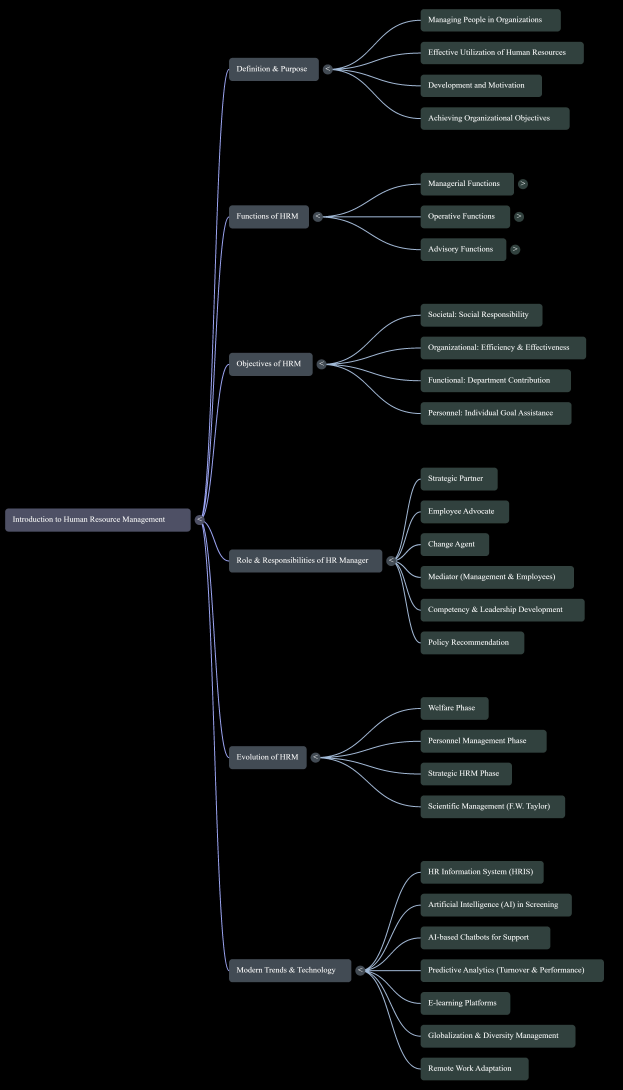
#> input picture temp_ela.jpg, 3738 x 6536 px (shown at 1/6 size); its folder holds only this picture in this run
$ python -i main.py   (imports and definitions only)
#> lines starting #> are read from the running program, lines starting #| are printed output that depends on the picture; after the words box and inside, x2 and y2 are one past the last pixel; in counts of white or black regions, pixels touching at a corner belong together
### database.py
import sqlite3

DB_NAME = "obvioscopic_cases.db"

def initialize_database():
    """Initializes the SQLite database with the correct modern schema structure."""
    conn = sqlite3.connect(DB_NAME)
    cursor = conn.cursor()

    # Create table with all required structural columns including timestamp defaults
    cursor.execute("""
        CREATE TABLE IF NOT EXISTS cases (
            case_id INTEGER PRIMARY KEY AUTOINCREMENT,
            case_name TEXT NOT NULL,
            target_file_path TEXT NOT NULL,
            creation_timestamp DATETIME DEFAULT CURRENT_TIMESTAMP
        )
    """)
    conn.commit()
    conn.close()

# Run initialization immediately when imported
initialize_database()

### main.py
import os
import cv2
import numpy as np
import tkinter as tk
from PIL import Image, ImageChops, ImageEnhance

# Import your case management dashboard layout class
from ui_dashboard import ObvioscopicDashboard, CLR_BG_DARK

class ObvioscopicEngine:
    def __init__(self, image_path):
#> called with image_path = 'temp_ela.jpg'
        self.image_path = image_path
        self.img_cv = cv2.imread(image_path)
#> self.img_cv is the input picture: shape (6536, 3738, 3); mean B, G, R 12.4, 12.2, 10.1
        if self.img_cv is None:
            raise ValueError(f"Could not open or read image: {image_path}")

    # [37 lines left out: functions analyze_mic, analyze_ela, not called in this run]

    def analyze_noise_variance(self, block_size=8, threshold=0.005):
        """
        Engine 3: Microscopic Noise Variance
        Detects erasures. Includes an adaptive filter to suppress global
        false-positive flooding on perfectly flat, computer-generated canvases.
        """
#> called with block_size = 8, threshold = 0.005
        gray = cv2.cvtColor(self.img_cv, cv2.COLOR_BGR2GRAY).astype(np.float32)

        # Fast Local Variance Mapping
        local_mean = cv2.blur(gray, (block_size, block_size))
        local_sq_mean = cv2.blur(np.square(gray), (block_size, block_size))
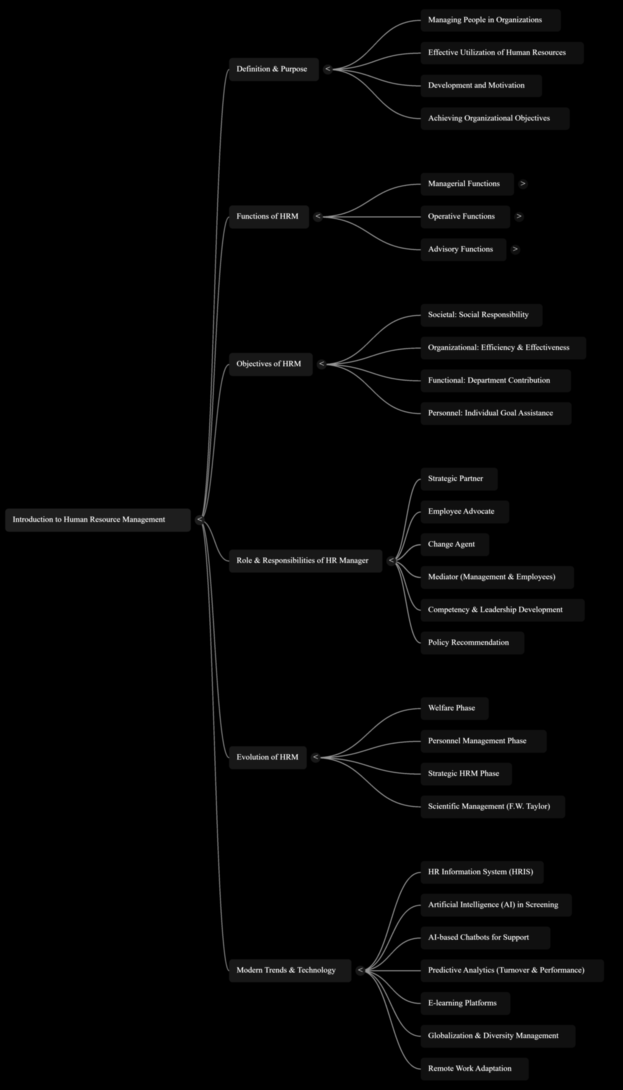
#> local_sq_mean: shape (6536, 3738) float32 (shown at 1/6 size); min 0, max 55454.7, mean 1210.5; drawn with min black and max white
        local_variance = local_sq_mean - np.square(local_mean)
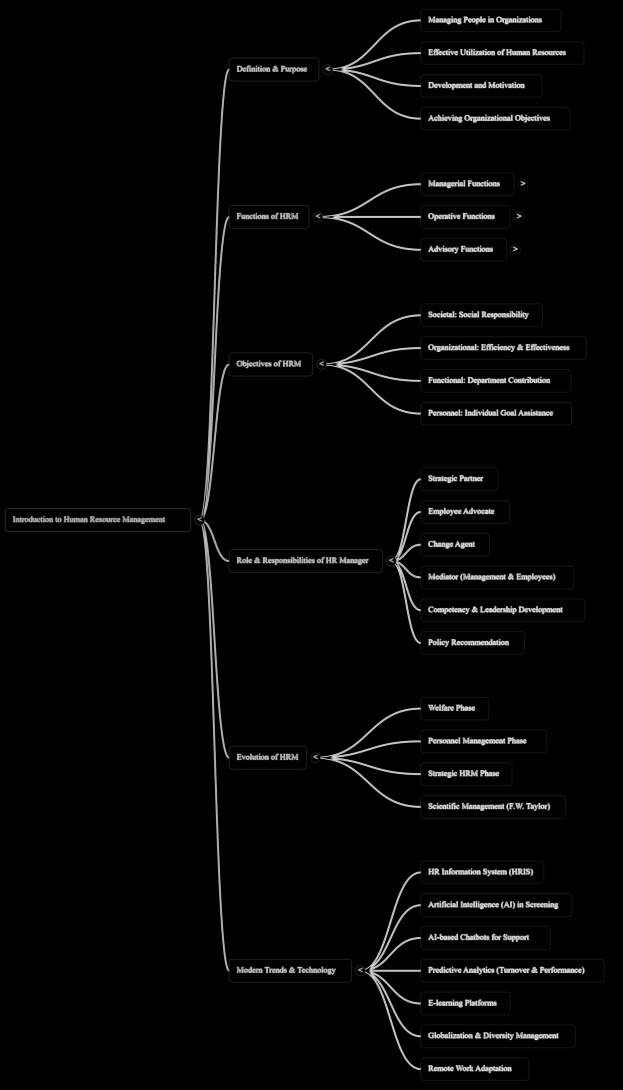
#> local_variance: shape (6536, 3738) float32 (shown at 1/6 size); min 0, max 9019.1, mean 226.2; drawn with min black and max white
        local_variance = np.maximum(local_variance, 0)

        # Calculate Adaptive Suppression Density
        bright_pixels = (gray > 200)
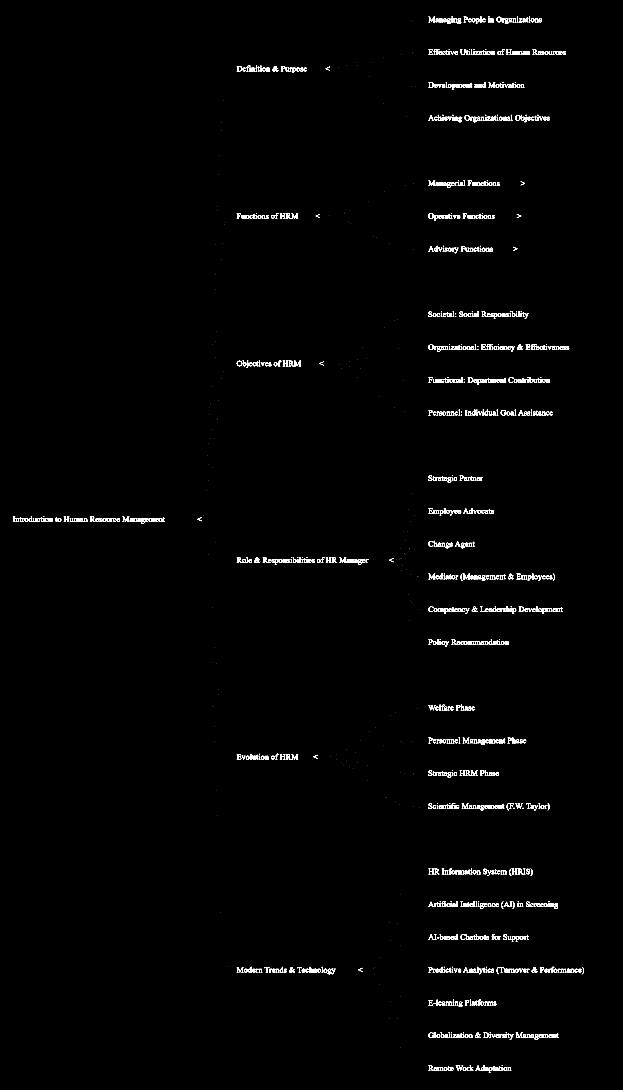
#> bright_pixels: shape (6536, 3738) bool (shown at 1/6 size); 0.72% white; 1125 white regions (217 under 20 px), largest, box (x1, y1, x2, y2) and area: (1731, 2165, 1806, 2197) 839, (1715, 4525, 1789, 4557) 838, (1715, 1280, 1789, 1312) 837
        total_bright = np.sum(bright_pixels)
#> total_bright = 176201
        total_flat_bright = np.sum((local_variance <= threshold) & bright_pixels)
#> total_flat_bright = 0
        flatness_ratio = total_flat_bright / total_bright if total_bright > 0 else 0
#> flatness_ratio = 0

        # Generate initial mask
        erasure_mask = (local_variance <= threshold) & bright_pixels
#> erasure_mask: shape (6536, 3738) bool; every value is 0
        mask_8u = (erasure_mask * 255).astype(np.uint8)

        # Guardrail: If > 85% of the white space is dead flat, it's born-digital
        if flatness_ratio > 0.85:
            cleaned_mask = np.zeros_like(mask_8u)
        else:
            kernel = cv2.getStructuringElement(cv2.MORPH_RECT, (3, 3))
            cleaned_mask = cv2.morphologyEx(mask_8u, cv2.MORPH_OPEN, kernel)

        # Build Heatmap and Overlay assets
        normalized_var = cv2.normalize(local_variance, None, 0, 255, cv2.NORM_MINMAX).astype(np.uint8)
        heatmap = cv2.applyColorMap(255 - normalized_var, cv2.COLORMAP_JET)
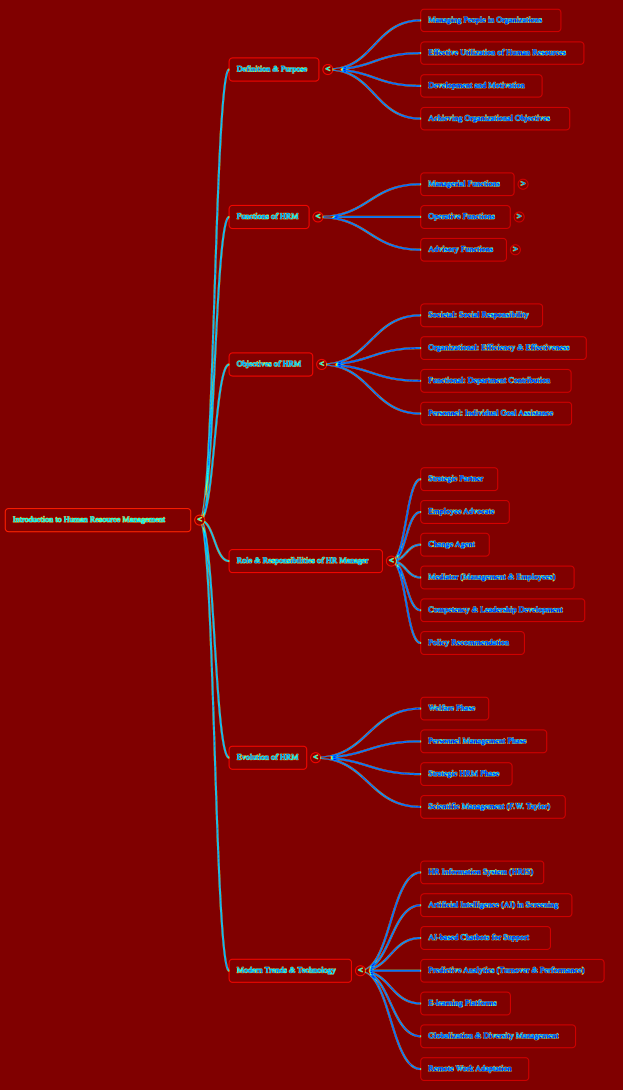
#> heatmap: shape (6536, 3738, 3) (shown at 1/6 size); mean B, G, R 7, 5.4, 127.2

        alert_overlay = self.img_cv.copy()
        alert_overlay[cleaned_mask > 0] = [0, 255, 0]  # Neon Green for anomalies

        return heatmap, alert_overlay

    # [36 lines left out: function analyze_metadata, not called in this run]


class ObvioscopicSplashScreen:
    # [79 lines left out: functions __init__, build_splash_ui, update_loading_status, terminate_splash, initialize_home_dashboard, handle_historical_case_load, not called in this run]

def handle_new_case_initialization(case_id, name, filepath):
    """Callback execution routing for newly browsed case files."""
    launch_case_workspace(case_id, name, filepath)

# [18 lines left out: functions return_to_dashboard, launch_case_workspace, not called in this run]


# [12 lines not run here, left out]

>>> result = ObvioscopicEngine('temp_ela.jpg').analyze_noise_variance()
